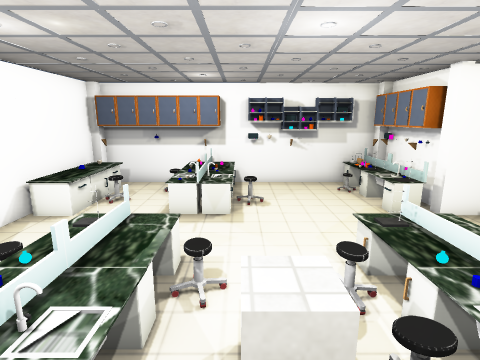
[1] (above)

12 first-person views from a walk through a scene from a Unity 3-D project. The camera is 1.5 m above the floor, tilts 12° down and sees 80° across. The floor is counted in squares, 0.55 m on a side. Each view is taken from the middle of a square. On the plan, view 1 faces up. The plan holds only what a view shows up to about 19 squares ahead; the rest is blank. The player is left out. Some surface patterns are stand-ins.

[2]
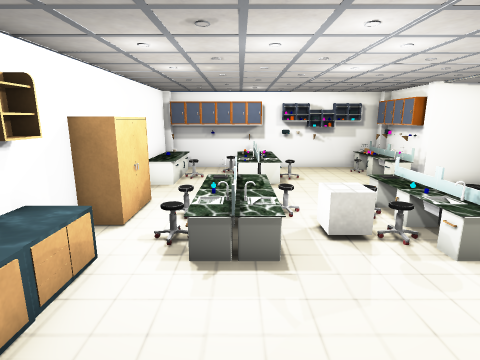

[3]
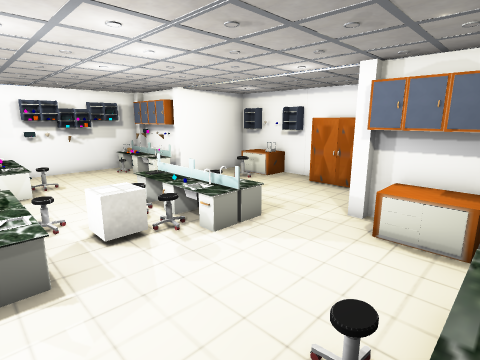

[4]
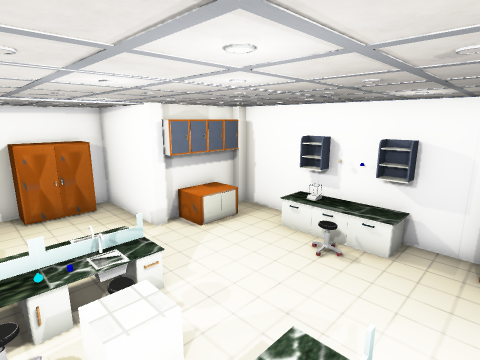

[5]
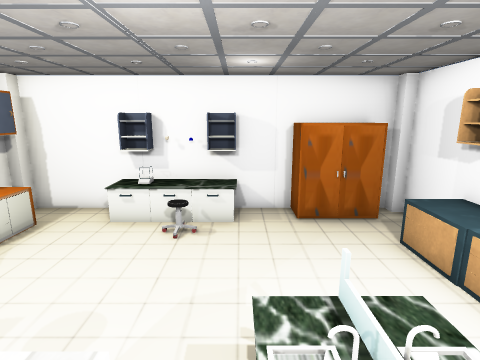

[6]
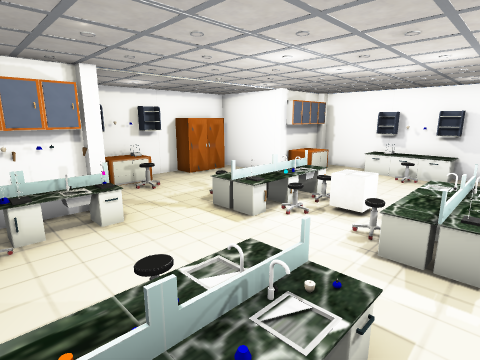

[7]
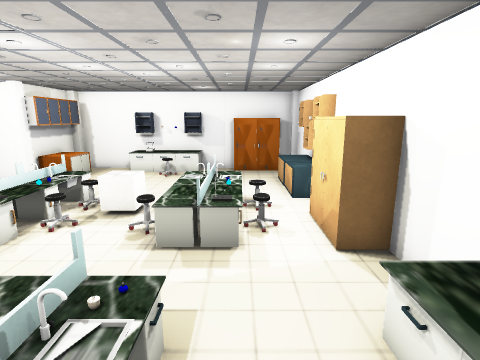

[8]
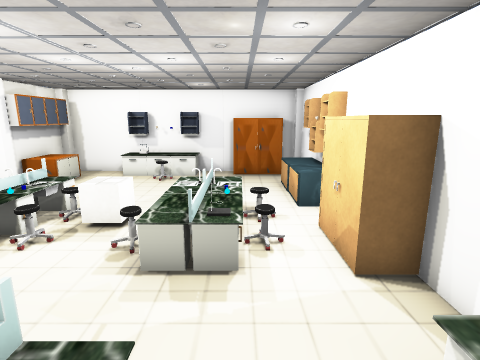

[9]
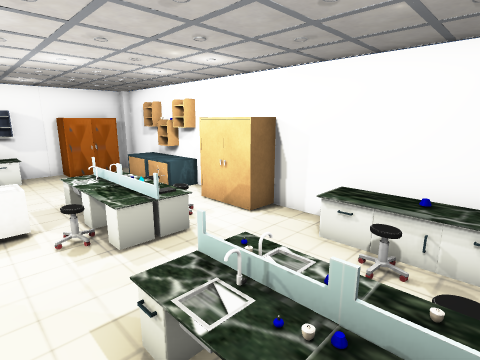

[10]
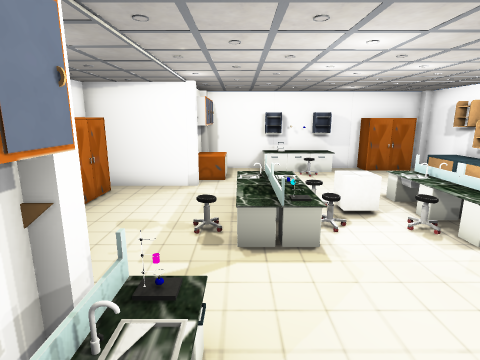

[11]
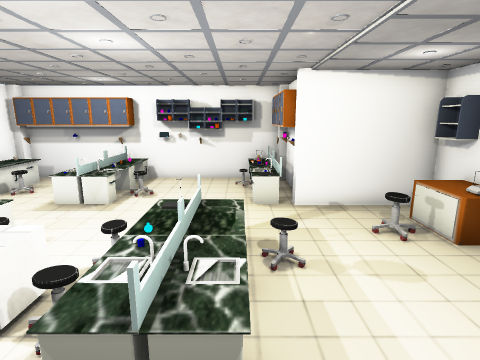

[12]
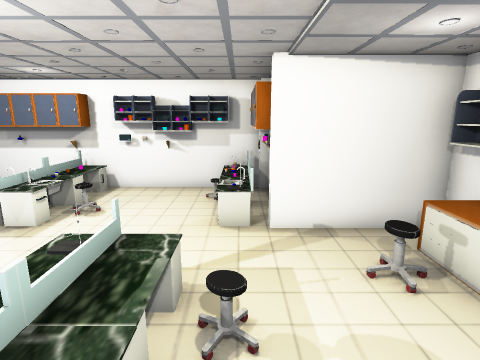

### Floor plan
Key: @ floor where view 1 was taken; # wall or solid block; . floor; / step, stairs or slope; = window, fence, low wall or low ledge; O other object.
Columns run from 6 left of view 1 to 9 right of it. Each row starts with its distance up from view 1.
 12  ###########
 11  # . =.....##
 10  #.. O.....##
  9 ##..O=.....##
  8 ##..OO.....O####
  7 #..............#
  6 ##.............#
  5 ##.///..///....#
  4 ##////..////...#
  3 ##.///O.///....#
  2 #.////..///....#
  1 ##.///..///....#
  0 ##....@........#
 -1 ##.........#####
 -2 ##.........##
 -3 #..........##
 -4 ####.#####.##
 -5 ############

Positions as (right, up) in squares from view 1, and headings:
1: (0, 0), facing up
2: (-2, -4), facing up
3: (-2, -4), facing up-right
4: (-3, 4), facing down-right
5: (-1, 4), facing down
6: (-3, 11), facing down-right
7: (-3, 11), facing down
8: (-3, 10), facing down
9: (1, 11), facing down-left
10: (4, 11), facing down
11: (4, -1), facing up
12: (5, 1), facing up
